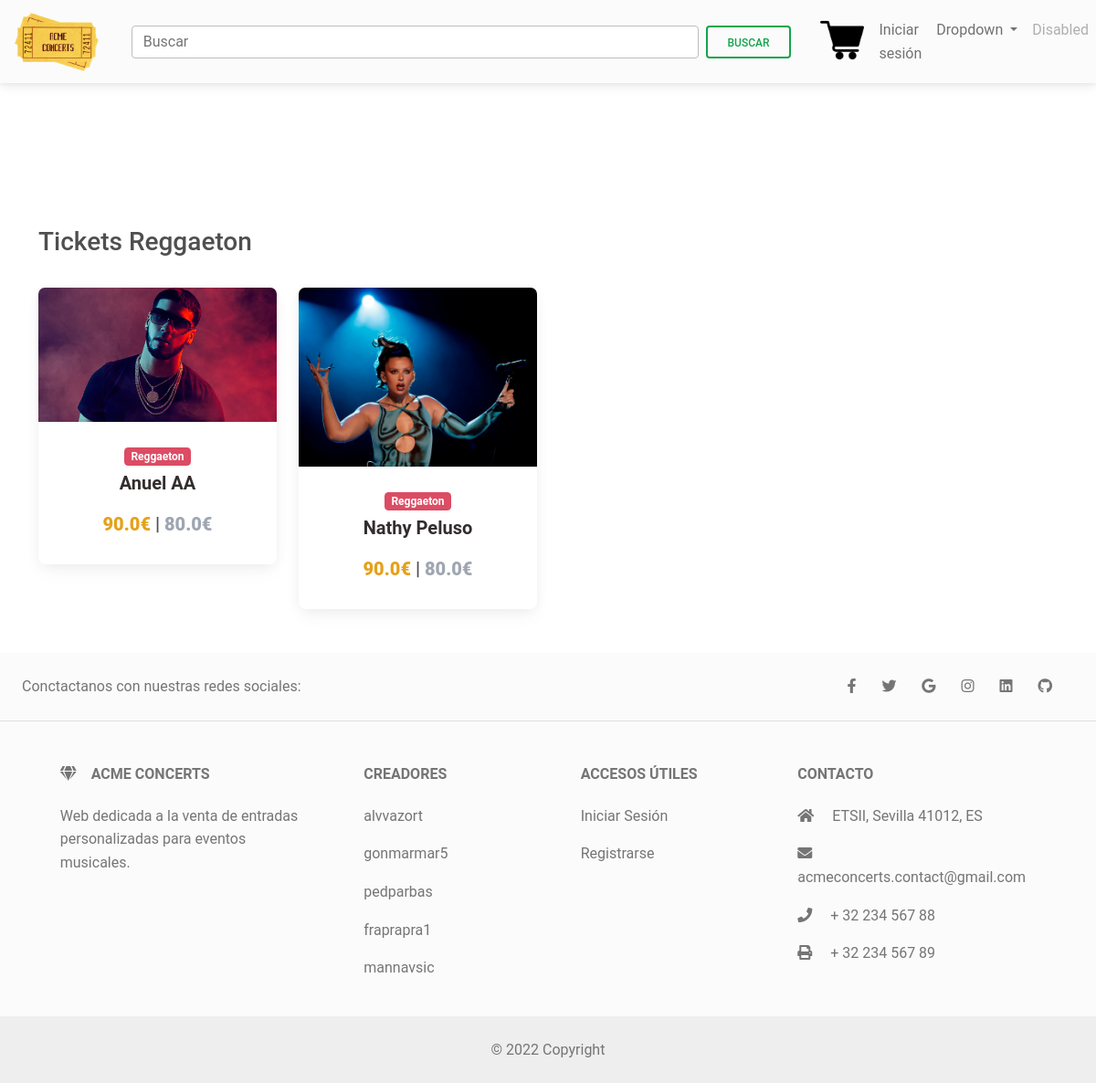
Page /reggaeton on the committed database.
### main/models.py (models this page shows, shortened)
class Ticket(models.Model):
    ordering = ['-slug']
    title = models.CharField(max_length=100)
    price = models.FloatField()
    price_customized = models.FloatField()
    location= models.CharField(max_length=100, default="No definido")
    category = models.CharField(choices=CATEGORY, max_length=2)
    slug = models.SlugField()
    description = models.TextField()
    image = models.ImageField(upload_to= 'images/tickets/')
    date = models.DateTimeField()
    stock = models.PositiveIntegerField(default=10)
    def get_absolute_url(self):
        return reverse("main:ticket", kwargs={
            'slug': self.slug
        })

### main/views.py (the view)
# urls.py: path('reggaeton', views.products_reggaeton, name='reggaeton'),
def products_reggaeton(request):
    print(Ticket.objects.values())
    context = {
        'items': Ticket.objects.filter(category = 'Rg'),
        "MEDIA_URL" : settings.MEDIA_URL,
        "categoria" : "Reggaeton"
    }
    return render(request, "categorias.html", context)

### main/templates/categorias.html
{% extends "base.html" %}
{% block content %}
<main>
    <br>
    <br>
    <br>
    <br>
    <br>
    <div class="container">
        <h3>Tickets {{categoria}}</h3>
        <br>
      <section class="text-center mb-4">
        <div class="row wow fadeIn">
            {% for ticket in items %}
                <div class="col-lg-3 col-md-6 mb-4">
                    <div class="card">
                        <div class="view overlay">
                            {% if ticket.stock == 0 %}
                            <img src="/resources/images/agotado.png" class="card-img-top">
                            <a href="{{ticket.get_absolute_url}}">
                                <div class="mask rgba-white-slight"></div>
                            </a>
                            {% else %}
                            <img src="{{MEDIA_URL}}{{ticket.image}}" class="card-img-top">
                            <a href="{{ticket.get_absolute_url}}">
                                <div class="mask rgba-white-slight"></div>
                            </a>
                        {% endif %}
                        </div>
                        <div class="card-body text-center">
                            <a href="">
                                <span class="badge bg-danger text-white mr-1">{{ticket.get_category_display}}</span>
                            </a>
                                <h5>
                                    <a href="{{ticket.get_absolute_url }}" >
                                        <span class="badge badge-pill text-dark"><h5><strong>{{ticket.title}} </strong></h5></span>
                                    </a>
                                </h5>
                            <h5 >
                            <strong>
                                {% if ticket.price %}
                                <span><b class="text-warning"> {{ ticket.price_customized }}€</b></span>
                                |
                                <span class="text-secondary mr-1">
                                    <b>{{ ticket.price }}€</b>
                                </span>
                                {% else %}
                                <span>{{ ticket.price_customized }}€</span>
                                {% endif %}
                            </strong>
                            </h5>
                        </div>
                    </div>
                </div>
            {% endfor %}
        </div>
      </section>
    </div>
</main>
{% endblock content %}

### rows in the picture
Ticket: image (picture), category "Reggaeton", title "Anuel AA", price_customized "90.0", price "80.0"
Ticket: image (picture), category "Reggaeton", title "Nathy Peluso", price_customized "90.0", price "80.0"

### other values in the picture
{{ categoria }} "Reggaeton"
